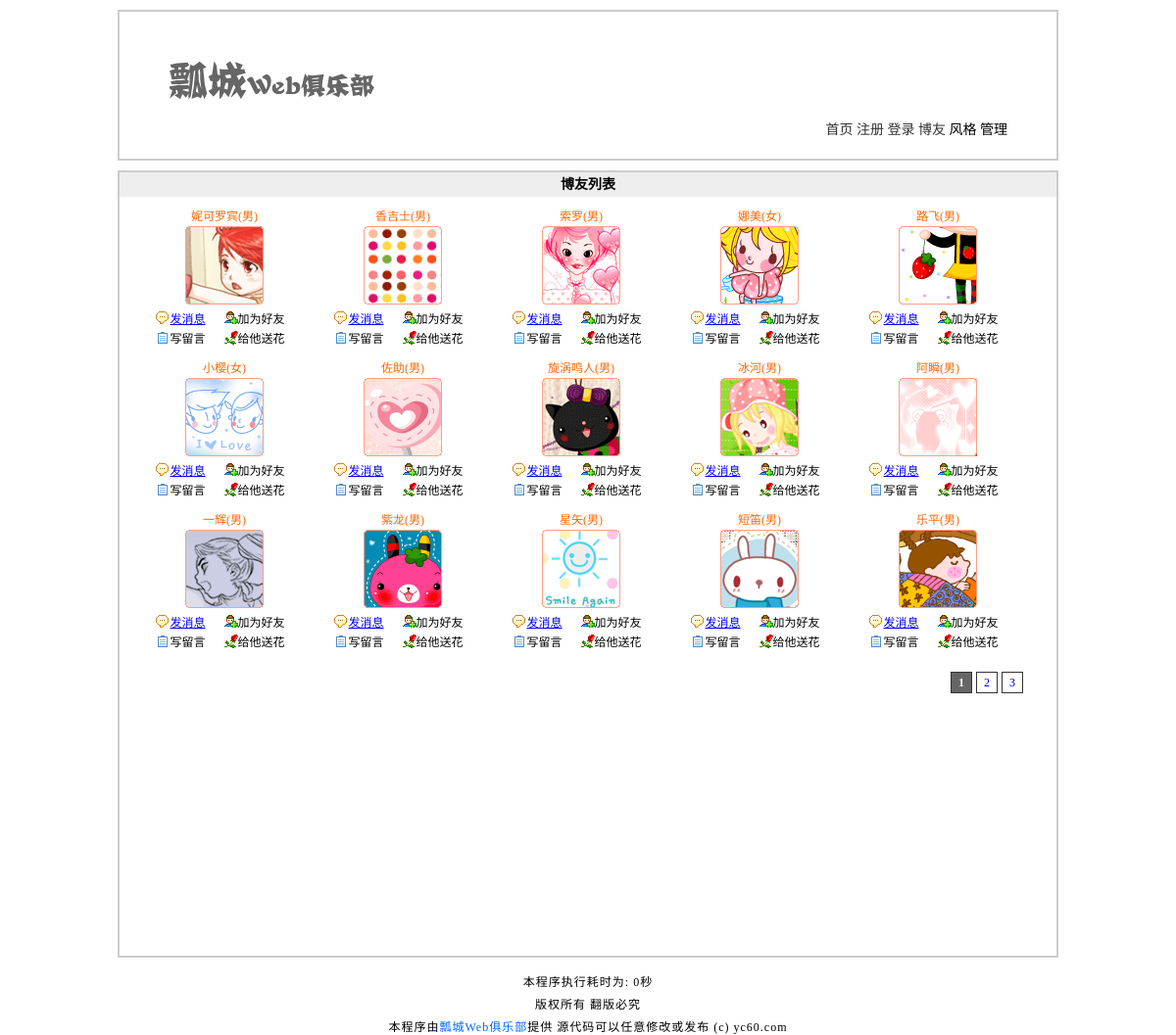
Screenshot of /blog.php with the database file from the repository.
### tables this page shows
CREATE TABLE `tg_user` (
  `tg_id` mediumint(8) unsigned NOT NULL auto_increment COMMENT '//用户自动编号',
  `tg_uniqid` char(40) NOT NULL COMMENT '//验证身份的唯一标识符',
  `tg_active` char(40) NOT NULL COMMENT '//激活登录用户',
  `tg_username` varchar(20) NOT NULL COMMENT '//用户名',
  `tg_password` char(40) NOT NULL COMMENT '//密码',
  `tg_question` varchar(20) NOT NULL COMMENT '//密码提示',
  `tg_answer` char(40) NOT NULL COMMENT '//密码回答',
  `tg_email` varchar(40) default NULL COMMENT '//邮件',
  `tg_qq` varchar(10) default NULL COMMENT '//QQ',
  `tg_url` varchar(40) default NULL COMMENT '//网址',
  `tg_sex` char(1) NOT NULL COMMENT '//性别',
  `tg_face` char(12) NOT NULL COMMENT '//头像',
  `tg_level` tinyint(1) unsigned NOT NULL default '0' COMMENT '//会员等级',
  `tg_reg_time` datetime NOT NULL COMMENT '//注册时间',
  `tg_last_time` datetime NOT NULL COMMENT '//最后登录的时间',
  `tg_last_ip` varchar(20) NOT NULL COMMENT '//最后登录的IP',
  `tg_login_count` smallint(4) unsigned NOT NULL default '0' COMMENT '//登录次数',
  PRIMARY KEY  (`tg_id`)
);

### includes/mysql.func.php (called while the page is built, shortened)
<?php
function _query($_sql) {
	if (!$_result = mysql_query($_sql)) {
		exit('SQL执行失败'.mysql_error());
	}
	return $_result;
}
function _fetch_array_list($_result) {
	return mysql_fetch_array($_result,MYSQL_ASSOC);
}
function _num_rows($_result) {
	return mysql_num_rows($_result);
}
?>

### blog.php (the view, shortened to what this page needs)
<?php
global $_pagesize,$_pagenum;
_page("SELECT tg_id FROM tg_user",15);
$_result = _query("SELECT tg_id,tg_username,tg_sex,tg_face FROM tg_user ORDER BY tg_reg_time DESC LIMIT $_pagenum,$_pagesize");
?>
<!DOCTYPE html PUBLIC "-//W3C//DTD XHTML 1.0 Transitional//EN" "http://www.w3.org/TR/xhtml1/DTD/xhtml1-transitional.dtd">
<html xmlns="http://www.w3.org/1999/xhtml">
<head>
<?php
	require ROOT_PATH.'includes/title.inc.php';
?>
</head>
<body>
<?php
	require ROOT_PATH.'includes/header.inc.php';
?>
<div id="blog">
	<h2>博友列表</h2>
	<?php
		while (!!$_rows = _fetch_array_list($_result)) {
			$_html = array();
			$_html['id'] = $_rows['tg_id'];
			$_html['username'] = $_rows['tg_username'];
			$_html['face'] = $_rows['tg_face'];
			$_html['sex'] = $_rows['tg_sex'];
			$_html = _html($_html);
	?>
	<dl>
		<dd class="user"><?php echo $_html['username']?>(<?php echo $_html['sex']?>)</dd>
		<dt><img src="<?php echo $_html['face']?>" alt="炎日" /></dt>
		<dd class="message"><a href="###" name="message" title="<?php echo $_html['id']?>">发消息</a></dd>
		<dd class="friend">加为好友</dd>
		<dd class="guest">写留言</dd>
		<dd class="flower">给他送花</dd>
	</dl>
	<?php }
		_paging(1);
	?>
</div>
<?php
	require ROOT_PATH.'includes/footer.inc.php';
?>
</body>
</html>

### includes/title.inc.php (shortened to what this page needs)
<link rel="stylesheet" type="text/css" href="styles/1/basic.css" />
<link rel="stylesheet" type="text/css" href="styles/1/<?php echo SCRIPT?>.css" />

### includes/header.inc.php (shortened to what this page needs)
<div id="header">
	<h1><a href="index.php">瓢城Web俱乐部多用户留言系统</a></h1>
	<ul>
		<li><a href="index.php">首页</a></li>
		<?php
			if (isset($_COOKIE['username'])){
				echo '<li><a href="member.php">'.$_COOKIE['username'].'·个人中心</a></li>';
				echo "\n";
			} else {
				echo '<li><a href="register.php">注册</a></li>';
				echo '<li><a href="login.php">登录</a></li>';
			}
		?>
		<li><a href="blog.php">博友</a></li>
		<li>风格</li>
		<li>管理</li>
	</ul>
</div>

### includes/global.func.php (shortened to what this page needs)
<?php
function _runtime() {
	$_mtime = explode(' ',microtime());
	return $_mtime[1] + $_mtime[0];
}
function _html($_string) {
	if (is_array($_string)) {
		foreach ($_string as $_key => $_value) {
			$_string[$_key] = _html($_value);
		}
	} else {
		$_string = htmlspecialchars($_string);
	}
	return $_string;
}
function _page($_sql,$_size) {
	global $_page,$_pagesize,$_pagenum,$_pageabsolute,$_num;
	if (isset($_GET['page'])) {
		$_page = $_GET['page'];
		if (empty($_page) || $_page < 0 || !is_numeric($_page)) {
			$_page = 1;
		} else {
			$_page = intval($_page);
		}
	} else {
		$_page = 1;
	}
	$_pagesize = $_size;
	$_num = _num_rows(_query($_sql));
	if ($_num == 0) {
		$_pageabsolute = 1;
	} else {
		$_pageabsolute = ceil($_num / $_pagesize);
	}
	$_pagenum = ($_page - 1) * $_pagesize;
}
function _paging($_type) {
	global $_page,$_pageabsolute,$_num;
	if ($_type == 1) {
		echo '<div id="page_num">';
		echo '<ul>';
				for ($i=0;$i<$_pageabsolute;$i++) {
						if ($_page == ($i+1)) {
							echo '<li><a href="blog.php?page='.($i+1).'" class="selected">'.($i+1).'</a></li>';
						} else {
							echo '<li><a href="blog.php?page='.($i+1).'">'.($i+1).'</a></li>';
						}
				}
		echo '</ul>';
		echo '</div>';
	}
}
?>

### includes/footer.inc.php (shortened to what this page needs)
<div id="footer">
	<p>本程序执行耗时为: <?php echo  round((_runtime() - START_TIME),4)?>秒</p>
	<p>版权所有 翻版必究</p>
	<p>本程序由<span>瓢城Web俱乐部</span>提供 源代码可以任意修改或发布 (c) yc60.com</p>
</div>

### styles/1/basic.css (style rules this page uses)
* { padding:0; margin:0; }
body { width:960px; margin:0 auto; background:#fff; font-size:14px; }
ul { list-style-type:none; }
h2 { font-size:14px; background:#eee; height:25px; line-height:25px; text-indent:10px; }
#header { width:auto; height:150px; border:2px solid #ccc; margin:10px 0; }
#header h1 { font-size:12px; width:210px; height:39px; background:url(../../images/logo1.jpg) no-repeat; margin:50px 0 0 50px; }
#header h1 a { width:210px; height:39px; display:block; text-indent:-9999px; }
#header ul { text-align:right; padding:20px 50px 0 0; }
#header ul li { display:inline; }
#header ul li a { text-decoration:none; color:#333; }
#page_num { height:20px; clear:both; padding:20px 0; position:relative; }
#page_num ul { position:absolute; right:30px; height:20px; }
#page_num ul li { float:left; width:26px; height:20px; }
#page_num ul li a { display:block; width:20px; height:20px; line-height:20px; border:1px solid #333; text-align:center; text-decoration:none; }
#page_num ul li a:hover,#page_num ul li a.selected { background:#666; font-weight:bold; color:#fff; }
#footer { clear:both; width:auto; height:60px; text-align:center; padding:10px 0 0 0; }
#footer p { font-size:12px; letter-spacing:1px; padding:5px 0 0 0; }
#footer p span { color:#06f; }

### styles/1/blog.css (style rules this page uses)
#blog { width:auto; height:800px; border:2px solid #ccc; font-size:12px; }
#blog h2 { text-indent:0; text-align:center; }
#blog dl { width:150px; margin:10px 0 0 32px; float:left; }
#blog dl dt { width:150px; margin:0 0 5px 0; }
#blog dl dt img { margin:0 auto; display:block; }
#blog dl dd { height:20px; line-height:20px; text-align:center; width:75px; float:left; }
#blog dl dd.user { width:150px; float:none; color:#f60; }
#blog dl dd.message { background:url(../../images/x1.gif) no-repeat 5px 35%; }
#blog dl dd.friend { background:url(../../images/x2.gif) no-repeat left 35%; }
#blog dl dd.guest { background:url(../../images/x3.gif) no-repeat 5px 35%; }
#blog dl dd.flower { background:url(../../images/x4.gif) no-repeat left 35%; }

### rows the page displays
tg_user: tg_username "妮可罗宾", tg_sex "男", tg_face (picture)
tg_user: tg_username "香吉士", tg_sex "男", tg_face (picture)
tg_user: tg_username "索罗", tg_sex "男", tg_face (picture)
tg_user: tg_username "娜美", tg_sex "女", tg_face (picture)
tg_user: tg_username "路飞", tg_sex "男", tg_face (picture)
tg_user: tg_username "小樱", tg_sex "女", tg_face (picture)
tg_user: tg_username "佐助", tg_sex "男", tg_face (picture)
tg_user: tg_username "旋涡鸣人", tg_sex "男", tg_face (picture)
tg_user: tg_username "冰河", tg_sex "男", tg_face (picture)
tg_user: tg_username "阿瞬", tg_sex "男", tg_face (picture)
tg_user: tg_username "一辉", tg_sex "男", tg_face (picture)
tg_user: tg_username "紫龙", tg_sex "男", tg_face (picture)
tg_user: tg_username "星矢", tg_sex "男", tg_face (picture)
tg_user: tg_username "短笛", tg_sex "男", tg_face (picture)
tg_user: tg_username "乐平", tg_sex "男", tg_face (picture)

### other values shown
_runtime() - START_TIME "0"
